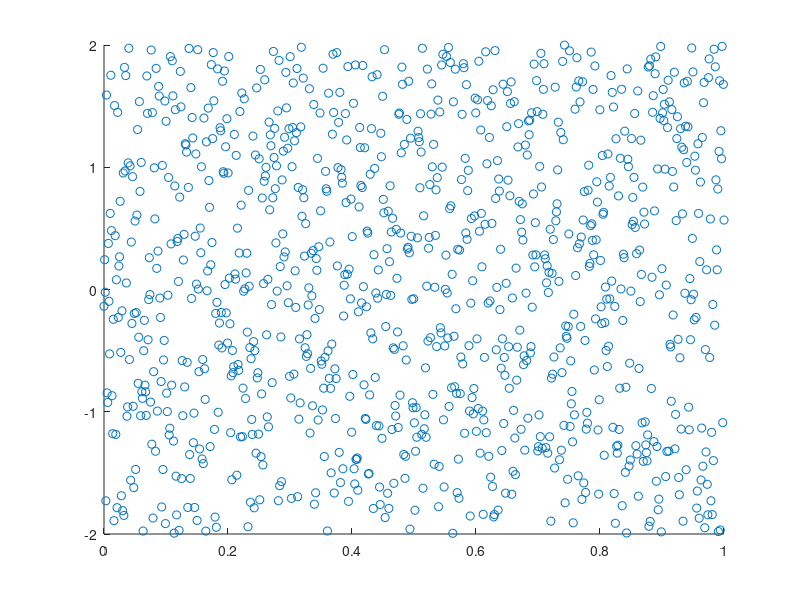
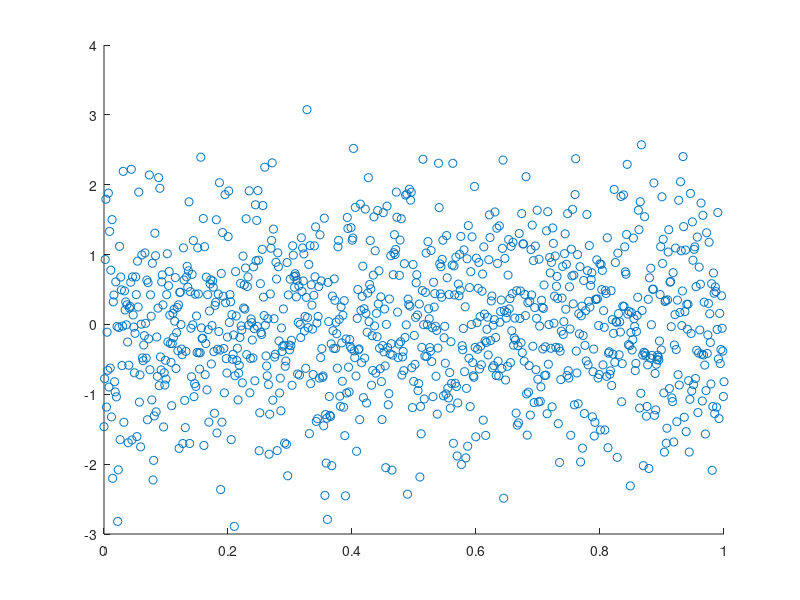
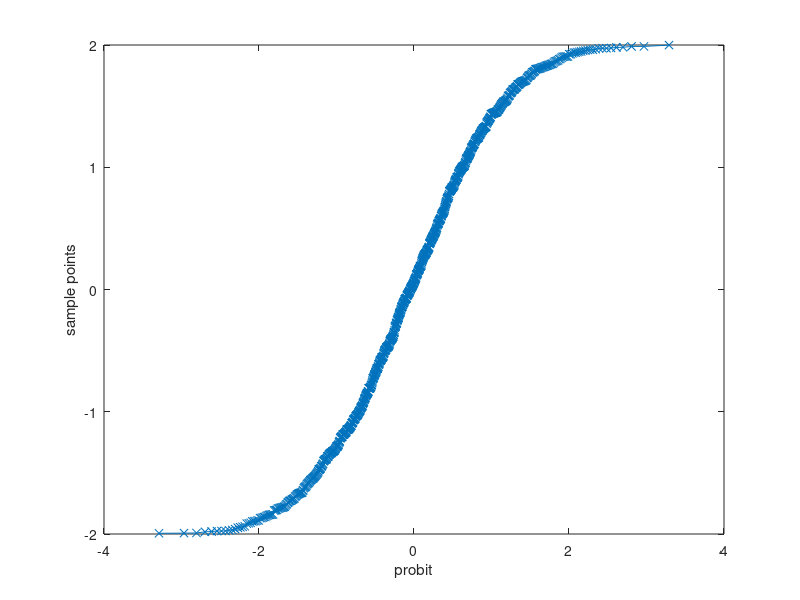
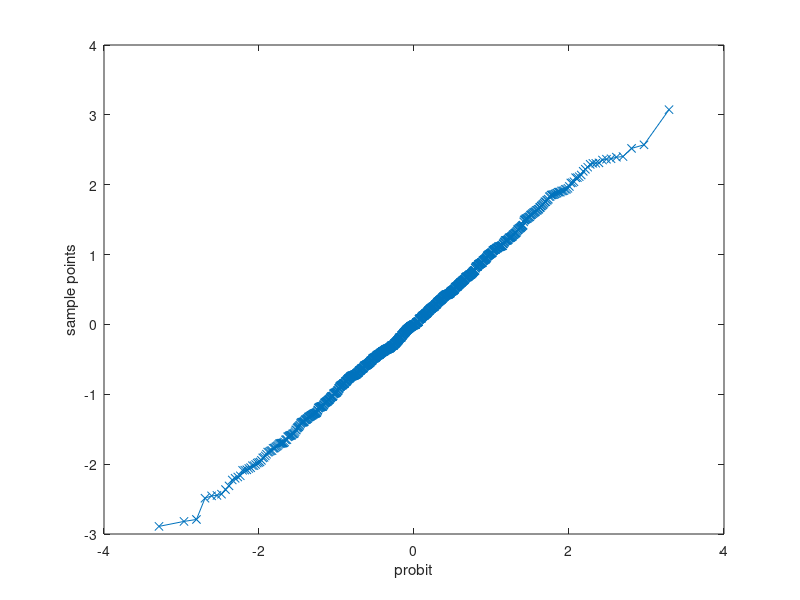

Recreate these plots in MATLAB, in order. (Note: this script raises an error after producing the figures.)
clear all
close all
clc

%loading the data4 file
load data4.mat

%% Which vector (x or y1) is normally distributed?
l = linspace(0,1,1000);
figure("Name",'x')
scatter(l,x)
figure("Name",'y1')
scatter(l,y1)

figure("Name", 'qqplot(x)')
qqplot(x)
figure("Name", 'qqplot(y1)')
qqplot(y1)

figure("Name",'histogram x')
histogram(x, 'Normalization','pdf')
figure("Name",'histogram y1')
histogram(y1, 'Normalization','pdf')

l2 = linspace(-4,4);
hold on
plot(l2, normpdf(l2,0,1))

disp("The 'y1' is normally distributed.")

%% Normality test - in a loops

for i = 1:10
h1 = jbtest(y1);
h2 = lillietest(y1);
h3 = kstest(zscore(y1)); 
disp([h1, h2, h3])
end

for i = 1:10
h4 = jbtest(x);
h5 = lillietest(x);
h6 = kstest(zscore(x)); 
disp([h4, h5, h6])
end

disp("'x' is not normal distribution, but y1 is normally distributed.")

%% Plot the cdf and pdf of x (not normal vector)

figure("Name", 'Subplot cdf and pdf')
subplot(2,1,1)
histogram(x, 'Normalization', 'pdf')
subplot(2,1,2)
histogram(x, 'Normalization', 'cdf')
disp("'x' is the uniform distribution.")

%% Testing the correlation

%pair (x, y1)
figure("Name", 'Correlation x, y1')
scatter(x,y1)
[r1, p1] = corr(x', y1') %transpose ' , Pearson
[r2, p2] = corr(x', y1', 'type', 'Spearman')
disp("There is no correlation between pair (x, y1), because r is between -0.5 and 0.5.")

%pair (x, y2)
figure("Name", 'Correlation x, y2')
scatter(x,y2)
[r1, p1] = corr(x', y2') %transpose ' , Pearson
[r2, p2] = corr(x', y2', 'type', 'Spearman')
disp("The correlation between pair (x, y2) is negative, because r < -0.5.")

%pair (x, y3)
figure("Name", 'Correlation x, y3')
scatter(x,y3)
[r1, p1] = corr(x', y3') %transpose ' , Pearson
[r2, p2] = corr(x', y3', 'type', 'Spearman')
disp("The correlation between pair (x, y3) is positive, because r > 0.5.")

%r - correlation coef (-1, 1)
%positive r > 0.5
%negative r < -0.5
%anything between - no correlation

